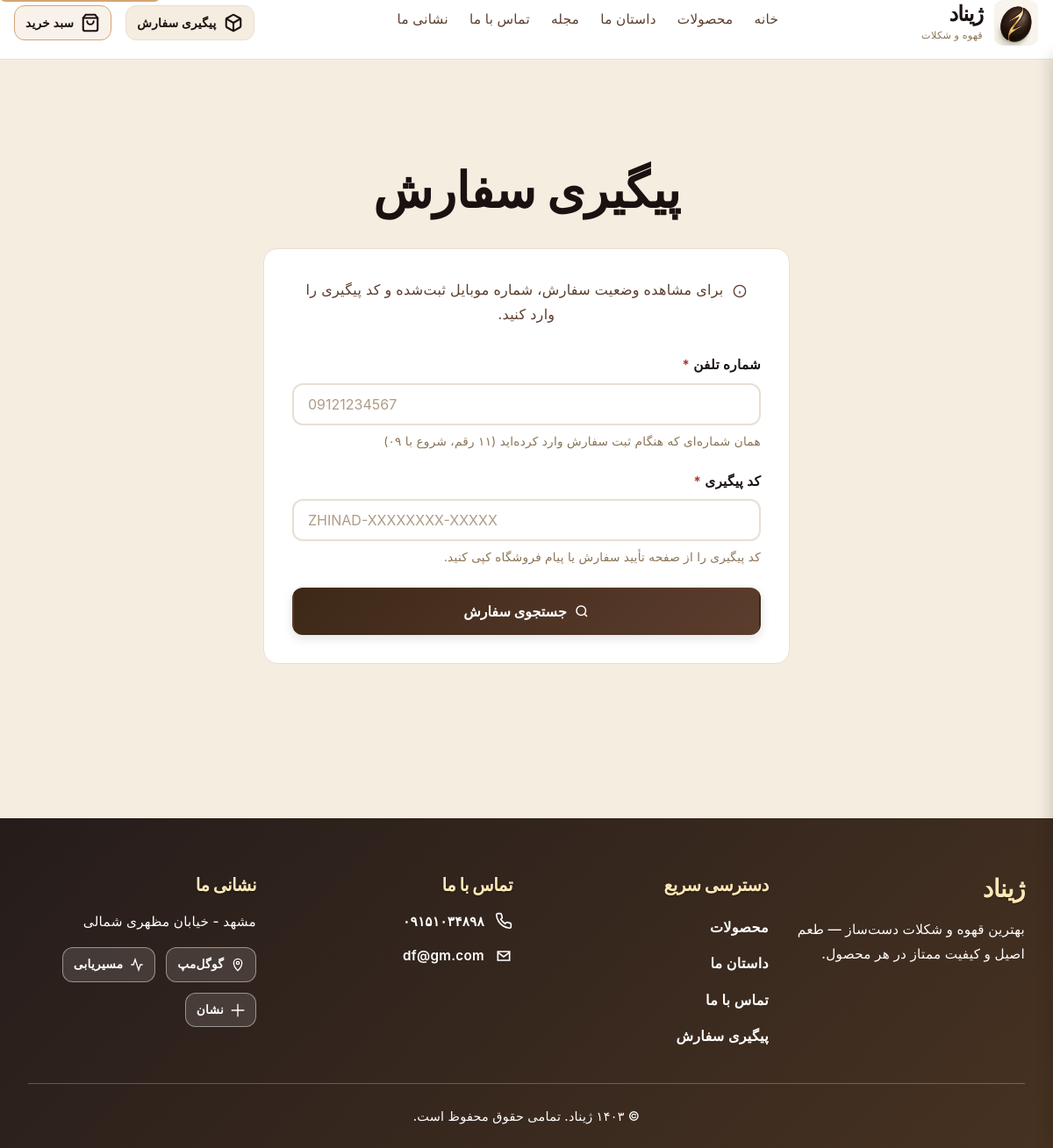
Page /order/tracking/ on the committed database.
### website/models.py (models this page shows, shortened)
class SiteSettings(models.Model):
    card_number = models.CharField(max_length=16, verbose_name='شماره کارت دریافت وجه')
    card_holder_name = models.CharField(max_length=200, verbose_name='نام صاحب کارت')
    bank_name = models.CharField(max_length=100, verbose_name='نام بانک')
    contact_phone = models.CharField(max_length=11, verbose_name='شماره تماس')
    contact_email = models.EmailField(blank=True, verbose_name='ایمیل')
    address = models.TextField(blank=True, verbose_name='آدرس')
    address_lat = models.DecimalField(
        max_digits=9,
        decimal_places=6,
        null=True,
        blank=True,
        verbose_name="عرض جغرافیایی (Lat)",
        validators=[MinValueValidator(-90), MaxValueValidator(90)],
    )
    address_lng = models.DecimalField(
        max_digits=9,
        decimal_places=6,
        null=True,
        blank=True,
        verbose_name="طول جغرافیایی (Lng)",
        validators=[MinValueValidator(-180), MaxValueValidator(180)],
    )
    logo_image = models.ImageField(
        upload_to="site/branding/",
        blank=True,
        null=True,
        verbose_name="لوگوی سایت (اختیاری)",
    )
    footer_image = models.ImageField(
        upload_to="site/landing/",
        blank=True,
        null=True,
        verbose_name="تصویر پس‌زمینه فوتر (اختیاری)",
    )
    telegram_bot_token = models.CharField(max_length=200, blank=True, verbose_name='توکن ربات تلگرام')
    bale_bot_token = models.CharField(max_length=200, blank=True, verbose_name='توکن ربات بله')
    class Meta:
        verbose_name = 'تنظیمات سایت'
        verbose_name_plural = 'تنظیمات سایت'

### website/views.py (the view)
# urls.py: path('order/tracking/', views.order_tracking, name='order_tracking'),
def order_tracking(request):
    order = None
    if request.method == 'POST':
        form = OrderTrackingForm(request.POST)
        if form.is_valid():
            phone = form.cleaned_data['phone_number']
            tracking_code = form.cleaned_data['tracking_code']
            try:
                order = Order.objects.get(
                    phone_number=phone,
                    tracking_code=tracking_code
                )
            except Order.DoesNotExist:
                messages.error(request, 'سفارشی با این مشخصات یافت نشد.')
    else:
        form = OrderTrackingForm()
    context = {
        'form': form,
        'order': order
    }
    return render(request, 'website/order_tracking.html', context)

### website/forms.py
class OrderTrackingForm(forms.Form):
    phone_number = forms.CharField(
        max_length=11,
        label='شماره تلفن',
        widget=forms.TextInput(attrs={
            'class': 'form-input',
            'placeholder': '09121234567',
            'dir': 'ltr'
        })
    )
    tracking_code = forms.CharField(
        max_length=50,
        label='کد پیگیری',
        widget=forms.TextInput(attrs={
            'class': 'form-input',
            'placeholder': 'ZHINAD-XXXXXXXX-XXXXX',
            'dir': 'ltr'
        })
    )

### website/context_processors.py (called while the page is built)
def site_settings(request):
    settings_obj = SiteSettings.objects.first()
    hero_images = []
    if settings_obj:
        hero_images = list(settings_obj.hero_images.filter(is_active=True).order_by("order", "id"))
    site_url = get_canonical_site_url()
    canonical_url = build_canonical_url(request.path)
    return {
        "site_settings": settings_obj,
        "home_hero_images": hero_images,
        "canonical_site_url": site_url,
        "canonical_url": canonical_url,
        "organization_json_ld": _organization_json_ld(settings_obj, site_url),
        "default_og_image": f"{site_url}/static/website/images/logo.png",
    }

### website/seo.py (called while the page is built)
def get_canonical_site_url() -> str:
    return settings.CANONICAL_SITE_URL.rstrip("/")

def build_canonical_url(path: str) -> str:
    if not path.startswith("/"):
        path = f"/{path}"
    return f"{get_canonical_site_url()}{path}"

def build_media_url(relative_url: str) -> str:
    if not relative_url:
        return ""
    if relative_url.startswith(("http://", "https://")):
        return relative_url
    if not relative_url.startswith("/"):
        relative_url = f"/{relative_url}"
    return f"{get_canonical_site_url()}{relative_url}"

### website/templatetags/seo_tags.py (called while the page is built)
@register.simple_tag
def json_ld(data):
    return mark_safe(
        f'<script type="application/ld+json">{json.dumps(data, ensure_ascii=False)}</script>'
    )

### website/templates/website/order_tracking.html (shortened to what this page needs)
{% extends 'website/base.html' %}
{% block content %}
<div class="tracking-page">
    <div class="container">
        <h1 class="page-title">پیگیری سفارش</h1>
        <div class="tracking-form-wrapper" style="max-width: 600px; margin: 0 auto var(--space-9); background: var(--bg-primary); border: 1px solid var(--border-light); border-radius: var(--radius-xl); padding: var(--space-7);">
            <p class="tracking-intro" style="text-align: center; color: var(--text-secondary); margin-bottom: var(--space-7);">
                <svg viewBox="0 0 24 24" fill="none" stroke="currentColor" stroke-width="2" width="16" height="16" aria-hidden="true" style="display: inline; margin-left: 6px; vertical-align: text-bottom;">
                    <circle cx="12" cy="12" r="10"/>
                    <path d="M12 16v-4M12 8h.01"/>
                </svg>
                برای مشاهده وضعیت سفارش، شماره موبایل ثبت‌شده و کد پیگیری را وارد کنید.
            </p>
            <form method="post">
                <div class="form-group">
                    <label for="{{ form.phone_number.id_for_label }}" class="form-label">
                        {{ form.phone_number.label }}
                        <span class="required" aria-label="الزامی">*</span>
                    </label>
                    {{ form.phone_number }}
                    <p class="field-hint">همان شماره‌ای که هنگام ثبت سفارش وارد کرده‌اید (۱۱ رقم، شروع با ۰۹)</p>
                </div>
                <div class="form-group">
                    <label for="{{ form.tracking_code.id_for_label }}" class="form-label">
                        {{ form.tracking_code.label }}
                        <span class="required" aria-label="الزامی">*</span>
                    </label>
                    {{ form.tracking_code }}
                    <p class="field-hint">کد پیگیری را از صفحه تأیید سفارش یا پیام فروشگاه کپی کنید.</p>
                </div>
                <button type="submit" class="btn btn-primary btn-large">
                    <svg viewBox="0 0 24 24" fill="none" stroke="currentColor" stroke-width="2" width="18" height="18" aria-hidden="true">
                        <circle cx="11" cy="11" r="7"/>
                        <path d="M20 20l-3.5-3.5"/>
                    </svg>
                    جستجوی سفارش
                </button>
            </form>
        </div>
    </div>
</div>
{% endblock %}

### website/templates/website/base.html (shortened to what this page needs)
<!DOCTYPE html>
<html lang="fa" dir="rtl">
<head>
    {% load static seo_tags %}
    <link rel="stylesheet" href="{% static 'website/css/style.css' %}">
</head>
<body>
<header class="header">
    <div class="container">
        <div class="header-content">
            <div class="logo">
                <a href="{% url 'website:home' %}" aria-label="بازگشت به صفحه اول">
                    {% if site_settings and site_settings.logo_image %}
                    <img src="{{ site_settings.logo_image.url }}" alt="لوگوی ژیناد" class="logo-image" width="52" height="52" loading="eager">
                    {% else %}
                    <img src="{% static 'website/images/logo.png' %}" alt="لوگوی ژیناد" class="logo-image" width="52" height="52" loading="eager">
                    {% endif %}
                    <div class="logo-text">
                        <h1>ژیناد</h1>
                        <p class="tagline">قهوه و شکلات</p>
                    </div>
                </a>
            </div>
            <nav class="nav nav-desktop" aria-label="منوی اصلی">
                <a href="{% url 'website:home' %}" class="nav-link{% if request.resolver_match.url_name == 'home' %} active{% endif %}">خانه</a>
                <a href="{% url 'website:products' %}" class="nav-link{% if request.resolver_match.url_name == 'products' %} active{% endif %}">محصولات</a>
                <a href="{% url 'website:about' %}" class="nav-link{% if request.resolver_match.url_name == 'about' %} active{% endif %}">داستان ما</a>
                <a href="{% url 'website:magazine' %}" class="nav-link{% if request.resolver_match.url_name == 'magazine' %} active{% endif %}">مجله</a>
                <a href="{% url 'website:contact' %}" class="nav-link{% if request.resolver_match.url_name == 'contact' %} active{% endif %}">تماس با ما</a>
                <a href="{% url 'website:location' %}" class="nav-link{% if request.resolver_match.url_name == 'location' %} active{% endif %}">نشانی ما</a>
            </nav>
            <div class="header-actions">
                <a href="{% url 'website:order_tracking' %}" class="header-action-link header-action-link--tracking" aria-label="پیگیری سفارش" title="پیگیری سفارش">
                    <span class="header-action-label">پیگیری سفارش</span>
                </a>
                <a href="{% url 'website:cart' %}" class="header-action-link header-action-link--cart cart-icon" aria-label="سبد خرید" title="سبد خرید">
                    <svg class="header-action-icon" viewBox="0 0 24 24" fill="none" stroke="currentColor" stroke-width="2.25" stroke-linecap="round" stroke-linejoin="round" aria-hidden="true">
                        <path d="M6 2L3 6v14a2 2 0 0 0 2 2h14a2 2 0 0 0 2-2V6l-3-4H6z"/>
                        <line x1="3" y1="6" x2="21" y2="6"/>
                        <path d="M16 10a4 4 0 0 1-8 0"/>
                    </svg>
                    <span class="header-action-label">سبد خرید</span>
                </a>
            </div>
        </div>
    </div>
</header>
<div class="nav-overlay" data-nav-overlay aria-hidden="true"></div>
<main id="main-content" class="main-content">
    {% block content %}{% endblock %}
</main>
<footer class="footer">
    <div class="container">
        <div class="footer-content">
            <div class="footer-section">
                <h3>ژیناد</h3>
                <p>بهترین قهوه و شکلات دست‌ساز — طعم اصیل و کیفیت ممتاز در هر محصول.</p>
            </div>
            <div class="footer-section">
                <h4>دسترسی سریع</h4>
                <ul>
                    <li><a href="{% url 'website:products' %}">محصولات</a></li>
                    <li><a href="{% url 'website:about' %}">داستان ما</a></li>
                    <li><a href="{% url 'website:contact' %}">تماس با ما</a></li>
                    <li><a href="{% url 'website:order_tracking' %}">پیگیری سفارش</a></li>
                </ul>
            </div>
            <div class="footer-section">
                <h4>تماس با ما</h4>
                {% if site_settings and site_settings.contact_phone %}
                <p class="footer-contact-line">
                    <a href="tel:{{ site_settings.contact_phone|slugify }}">{{ site_settings.contact_phone }}</a>
                </p>
                {% endif %}
                {% if site_settings and site_settings.contact_email %}
                <p class="footer-contact-line">
                    <svg viewBox="0 0 24 24" fill="none" stroke="currentColor" stroke-width="2" aria-hidden="true">
                        <path d="M4 6h16v12H4z"/>
                        <path d="M4 7l8 6 8-6"/>
                    </svg>
                    <a href="mailto:{{ site_settings.contact_email }}">{{ site_settings.contact_email }}</a>
                </p>
                {% endif %}
            </div>
            <div class="footer-section">
                <h4>نشانی ما</h4>
                {% if site_settings and site_settings.address %}
                <p>{{ site_settings.address }}</p>
                {% endif %}
                {% if site_settings and site_settings.address_lat != None and site_settings.address_lng != None %}
                <div class="footer-map-links" aria-label="لینک‌های نقشه">
                    <a class="footer-map-link" target="_blank" rel="noopener noreferrer"
                       href="https://www.google.com/maps/search/?api=1&query={{ site_settings.address_lat }},{{ site_settings.address_lng }}"
                       title="باز کردن در گوگل‌مپ">
                        <span class="footer-map-icon" aria-hidden="true">
                            <svg viewBox="0 0 24 24" fill="none" stroke="currentColor" stroke-width="2">
                                <path d="M12 22s7-6.5 7-13a7 7 0 1 0-14 0c0 6.5 7 13 7 13z"/>
                                <circle cx="12" cy="9" r="2.5"/>
                            </svg>
                        </span>
                        گوگل‌مپ
                    </a>
                    <a class="footer-map-link" target="_blank" rel="noopener noreferrer"
                       href="https://www.google.com/maps/dir/?api=1&destination={{ site_settings.address_lat }},{{ site_settings.address_lng }}"
                       title="مسیریابی">
                        <span class="footer-map-icon" aria-hidden="true">
                            <svg viewBox="0 0 24 24" fill="none" stroke="currentColor" stroke-width="2">
                                <polyline points="22 12 18 12 15 21 9 3 6 12 2 12"/>
                            </svg>
                        </span>
                        مسیریابی
                    </a>
                    <a class="footer-map-link" target="_blank" rel="noopener noreferrer"
                       href="https://nshn.ir/?lat={{ site_settings.address_lat }}&lng={{ site_settings.address_lng }}"
                       title="نشان">
                        <span class="footer-map-icon" aria-hidden="true">
                            <svg viewBox="0 0 24 24" fill="none" stroke="currentColor" stroke-width="2">
                                <circle cx="12" cy="12" r="1"/>
                                <path d="M12 1v22M1 12h22"/>
                            </svg>
                        </span>
                        نشان
                    </a>
                </div>
                {% endif %}
            </div>
        </div>
        <div class="footer-bottom">
            <p>&copy; ۱۴۰۳ ژیناد. تمامی حقوق محفوظ است.</p>
        </div>
    </div>
</footer>
</body>
</html>

### website/templates/website/order_tracking.html (style rules this page uses)
#id_phone_number, #id_tracking_code { width: 100%; padding: var(--space-3) var(--space-4); border: 2px solid var(--border-light); border-radius: var(--radius-lg); background-color: var(--bg-primary); color: var(--text-primary); font-size: 1rem; transition: all var(--transition-base); }
#id_phone_number::placeholder, #id_tracking_code::placeholder { color: var(--text-muted); opacity: 0.7; }
#id_phone_number { direction: ltr; text-align: left; }

### rows in the picture
SiteSettings: logo_image (picture), contact_phone "۰۹۱۵۱۰۳۴۸۹۸", contact_email "df@gm.com", address "مشهد - خیابان مظهری شمالی"
